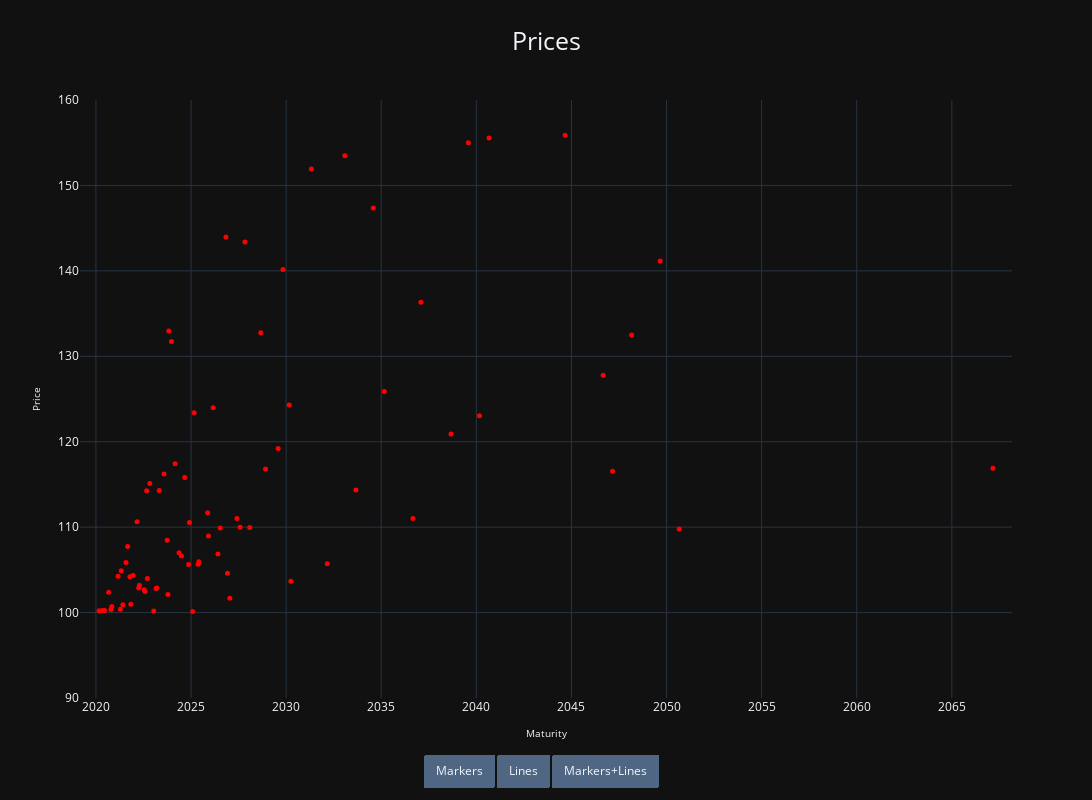

The notebook cell saved with this chart:
### Markdown cell above
## <center>Why yields (instead of prices)?</center>

### Code cell
po.iplot(prices)

### Figure 1 — Plotly figure (JSON) as saved in the notebook; plotly's stock layout.template omitted (floating-point values rounded to 4 significant figures)
{"data": [{"hovertemplate": "<br><b>Price</b>: %{y:.2f}<br><b>%{text}</b><extra></extra>", "line": {"color": "Red", "dash": "dot", "width": 1}, "marker": {"color": "Red", "size": 5}, "mode": "markers", "name": "Bonds price", "text": ["BTP Mar-20, 4.25", "BTP May-20, 0.7", "BTP Jun-20, 0.35", "BTP Sep-20, 4", "BTP Oct-20, 0.2", "BTP Nov-20, 0.65", "BTP Mar-21, 3.75", "BTP Apr-21, 0.05", "BTP May-21, 3.75", "BTP Jun-21, 0.45", "BTP Aug-21, 3.75", "BTP Sep-21, 4.75", "BTP Oct-21, 2.3", "BTP Nov-21, 0.35", "BTP Dec-21, 2.15", "BTP Mar-22, 5", "BTP Apr-22, 1.2", "BTP Apr-22, 1.35", "BTP Jul-22, 1", "BTP Aug-22, 0.9", "BTP Sep-22, 5.5", "BTP Sep-22, 1.45", "BTP Nov-22, 5.5", "BTP Jan-23, 0.05", "BTP Mar-23, 0.95", "BTP Mar-23, 0.95", "BTP May-23, 4.5", "BTP Aug-23, 4.75", "BTP Oct-23, 2.45", "BTP Oct-23, 0.65", "BTP Nov-23, 9", "BTP Dec-23, 8.5", "BTP Mar-24, 4.5", "BTP May-24, 1.85", "BTP Jul-24, 1.75", "BTP Sep-24, 3.75", "BTP Nov-24, 1.45", "BTP Dec-24, 2.5", "BTP Feb-25, 0.35", "BTP Mar-25, 5", "BTP May-25, 1.45", "BTP Jun-25, 1.5", "BTP Nov-25, 2.5", "BTP Dec-25, 2", "BTP Mar-26, 4.5", "BTP Jun-26, 1.6", "BTP Jul-26, 2.1", "BTP Nov-26, 7.25", "BTP Dec-26, 1.25", "BTP Jan-27, 0.85", "BTP Jun-27, 2.2", "BTP Aug-27, 2.05", "BTP Nov-27, 6.5", "BTP Feb-28, 2", "BTP Sep-28, 4.75", "BTP Dec-28, 2.8", "BTP Aug-29, 3", "BTP Nov-29, 5.25", "BTP Mar-30, 3.5", "BTP Apr-30, 1.35", "BTP May-31, 6", "BTP Mar-32, 1.65", "BTP Feb-33, 5.75", "BTP Sep-33, 2.45", "BTP Aug-34, 5", "BTP Mar-35, 3.35", "BTP Sep-36, 2.25", "BTP Feb-37, 4", "BTP Sep-38, 2.95", "BTP Aug-39, 5", "BTP Mar-40, 3.1", "BTP Sep-40, 5", "BTP Sep-44, 4.75", "BTP Sep-46, 3.25", "BTP Mar-47, 2.7", "BTP Mar-48, 3.45", "BTP Sep-49, 3.85", "BTP Sep-50, 2.45", "BTP Mar-67, 2.8"], "type": "scatter", "uid": "ab58c711-8157-4541-bd5d-63a7f785971c", "x": ["2020-03-01T00:00:00", "2020-05-01T00:00:00", "2020-06-15T00:00:00", "2020-09-01T00:00:00", "2020-10-15T00:00:00", "2020-11-01T00:00:00", "2021-03-01T00:00:00", "2021-04-15T00:00:00", "2021-05-01T00:00:00", "2021-06-01T00:00:00", "2021-08-01T00:00:00", "2021-09-01T00:00:00", "2021-10-15T00:00:00", "2021-11-01T00:00:00", "2021-12-15T00:00:00", "2022-03-01T00:00:00", "2022-04-01T00:00:00", "2022-04-15T00:00:00", "2022-07-15T00:00:00", "2022-08-01T00:00:00", "2022-09-01T00:00:00", "2022-09-15T00:00:00", "2022-11-01T00:00:00", "2023-01-15T00:00:00", "2023-03-01T00:00:00", "2023-03-15T00:00:00", "2023-05-01T00:00:00", "2023-08-01T00:00:00", "2023-10-01T00:00:00", "2023-10-15T00:00:00", "2023-11-01T00:00:00", "2023-12-22T00:00:00", "2024-03-01T00:00:00", "2024-05-15T00:00:00", "2024-07-01T00:00:00", "2024-09-01T00:00:00", "2024-11-15T00:00:00", "2024-12-01T00:00:00", "2025-02-01T00:00:00", "2025-03-01T00:00:00", "2025-05-15T00:00:00", "2025-06-01T00:00:00", "2025-11-15T00:00:00", "2025-12-01T00:00:00", "2026-03-01T00:00:00", "2026-06-01T00:00:00", "2026-07-15T00:00:00", "2026-11-01T00:00:00", "2026-12-01T00:00:00", "2027-01-15T00:00:00", "2027-06-01T00:00:00", "2027-08-01T00:00:00", "2027-11-01T00:00:00", "2028-02-01T00:00:00", "2028-09-01T00:00:00", "2028-12-01T00:00:00", "2029-08-01T00:00:00", "2029-11-01T00:00:00", "2030-03-01T00:00:00", "2030-04-01T00:00:00", "2031-05-01T00:00:00", "2032-03-01T00:00:00", "2033-02-01T00:00:00", "2033-09-01T00:00:00", "2034-08-01T00:00:00", "2035-03-01T00:00:00", "2036-09-01T00:00:00", "2037-02-01T00:00:00", "2038-09-01T00:00:00", "2039-08-01T00:00:00", "2040-03-01T00:00:00", "2040-09-01T00:00:00", "2044-09-01T00:00:00", "2046-09-01T00:00:00", "2047-03-01T00:00:00", "2048-03-01T00:00:00", "2049-09-01T00:00:00", "2050-09-01T00:00:00", "2067-03-01T00:00:00"], "y": [100.2, 100.2, 100.2, 102.4, 100.4, 100.7, 104.3, 100.4, 104.9, 100.9, 105.9, 107.7, 104.2, 101.0, 104.3, 110.6, 102.9, 103.2, 102.7, 102.5, 114.3, 104.0, 115.1, 100.2, 102.8, 102.9, 114.3, 116.2, 108.5, 102.1, 133.0, 131.7, 117.4, 107.0, 106.6, 115.8, 105.6, 110.5, 100.1, 123.4, 105.7, 105.9, 111.7, 109.0, 124.0, 106.9, 109.9, 144.0, 104.6, 101.7, 111.0, 110.0, 143.4, 110.0, 132.8, 116.8, 119.2, 140.2, 124.3, 103.7, 151.9, 105.7, 153.5, 114.4, 147.4, 125.9, 111.0, 136.3, 120.9, 155.0, 123.0, 155.6, 155.9, 127.8, 116.5, 132.5, 141.2, 109.8, 116.9]}], "layout": {"height": 800, "showlegend": false, "title": {"font": {"size": 25}, "text": "Prices", "x": 0.5, "xanchor": "center"}, "updatemenus": [{"active": -1, "buttons": [{"args": [{"mode": "markers"}], "label": "Markers", "method": "update"}, {"args": [{"mode": "lines"}], "label": "Lines", "method": "update"}, {"args": [{"mode": "markers+lines"}], "label": "Markers+Lines", "method": "update"}], "direction": "right", "pad": {"r": 10, "t": 87}, "showactive": true, "type": "buttons", "x": 0.5, "xanchor": "center", "y": 0.05, "yanchor": "top"}], "width": 1200, "xaxis": {"range": ["2019-03-01T00:00:00", "2068-03-01T00:00:00"], "title": {"font": {"size": 10}, "text": "Maturity"}}, "yaxis": {"fixedrange": false, "hoverformat": ".2f", "range": [90, 160], "title": {"font": {"size": 10}, "text": "Price"}}}}
